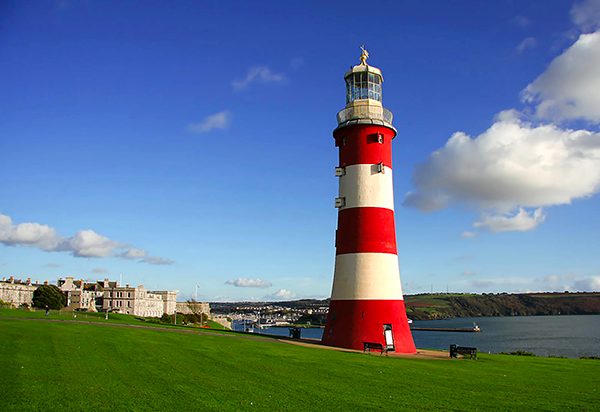
#> input picture opencv-grabcut/images/lighthouse.png, 600 x 412 px
$ python grabcut_mask.py
#> lines starting #> are read from the running program, lines starting #| are printed output that depends on the picture; after the words box and inside, x2 and y2 are one past the last pixel; in counts of white or black regions, pixels touching at a corner belong together
# USAGE
# python grabcut_mask.py

# import the necessary packages
import numpy as np
import argparse
import time
import cv2
import os

# construct the argument parser and parse the arguments
ap = argparse.ArgumentParser()
ap.add_argument("-i", "--image", type=str,
                default=os.path.sep.join(["images", "lighthouse.png"]),
                help="path to input image that we'll apply GrabCut to")
ap.add_argument("-mask", "--mask", type=str,
                default=os.path.sep.join(["images", "lighthouse_mask.png"]),
                help="path to input mask")
ap.add_argument("-c", "--iter", type=int, default=10,
                help="# of GrabCut iterations (larger value => slower runtime)")
args = vars(ap.parse_args())

# load the input image and associated mask from disk
image = cv2.imread(args["image"])
#> image is the input picture: shape (412, 600, 3); mean B, G, R 142.9, 120.1, 95.5
mask = cv2.imread(args["mask"], cv2.IMREAD_GRAYSCALE)
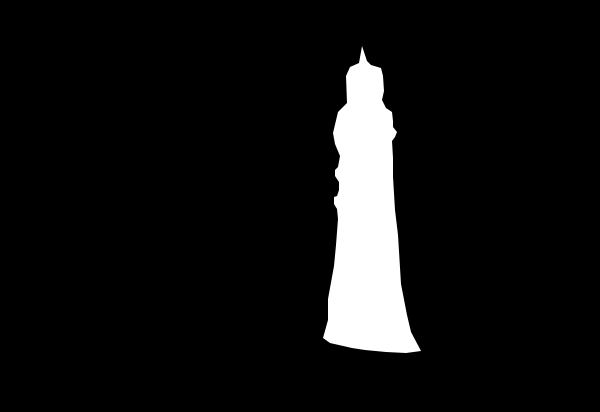
#> input picture opencv-grabcut/images/lighthouse_mask.png, 600 x 412 px
#> mask is the input picture: shape (412, 600); min 0, max 255, mean 18

# apply a bitwise mask to show what the rough, approximate mask would
# give us
roughOutput = cv2.bitwise_and(image, image, mask=mask)
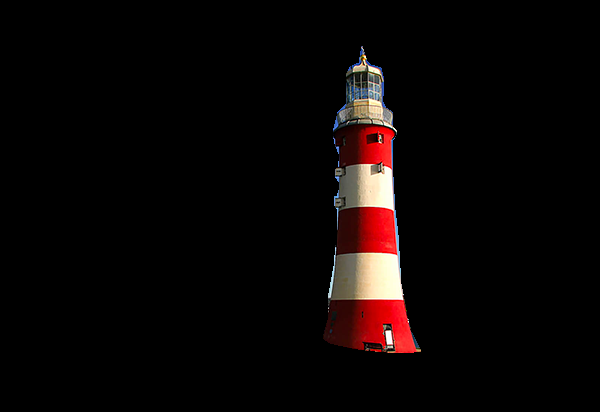
#> roughOutput: shape (412, 600, 3); mean B, G, R 5.6, 6.1, 10.9

# show the rough, approximated output
cv2.imshow("Rough Output", roughOutput)
cv2.waitKey(0)

# any mask values greater than zero should be set to probable
# foreground
mask[mask > 0] = cv2.GC_PR_FGD
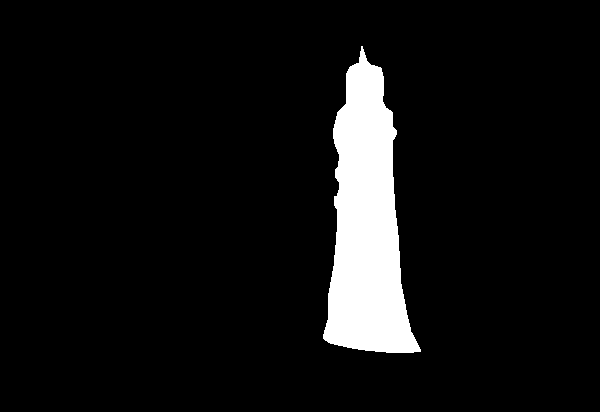
#> mask: shape (412, 600); values 0 (black) and 3 (white), 7.2% white; 1 white region, box (x1, y1, x2, y2) and area: (323, 46, 421, 353) 17777
mask[mask == 0] = cv2.GC_BGD

# allocate memory for two arrays that the GrabCut algorithm internally
# uses when segmenting the foreground from the background
fgModel = np.zeros((1, 65), dtype="float")
bgModel = np.zeros((1, 65), dtype="float")

# apply GrabCut using the the mask segmentation method
start = time.time()
(mask, bgModel, fgModel) = cv2.grabCut(image, mask, None, bgModel,
                                       fgModel, iterCount=args["iter"], mode=cv2.GC_INIT_WITH_MASK)
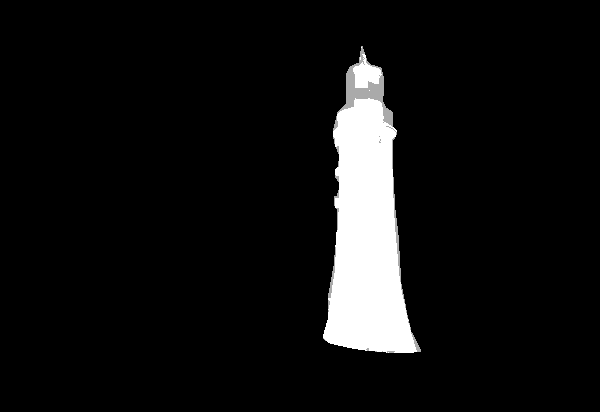
#> mask: shape (412, 600); 0.69% of pixels changed, all inside (x1, y1, x2, y2) = (323, 46, 421, 353); drawn with min black and max white
end = time.time()
print("[INFO] applying GrabCut took {:.2f} seconds".format(end - start))

# the output mask has for possible output values, marking each pixel
# in the mask as (1) definite background, (2) definite foreground,
# (3) probable background, and (4) probable foreground
values = (
    ("Definite Background", cv2.GC_BGD),
    ("Probable Background", cv2.GC_PR_BGD),
    ("Definite Foreground", cv2.GC_FGD),
    ("Probable Foreground", cv2.GC_PR_FGD),
)

# loop over the possible GrabCut mask values
for (name, value) in values:
    # construct a mask that for the current value
    print("[INFO] showing mask for '{}'".format(name))
    valueMask = (mask == value).astype("uint8") * 255

    # display the mask so we can visualize it
    cv2.imshow(name, valueMask)
    cv2.waitKey(0)
#> this loop made 4 passes
#> pass 2, `valueMask = (mask == value).astype("uint8") * 255`:
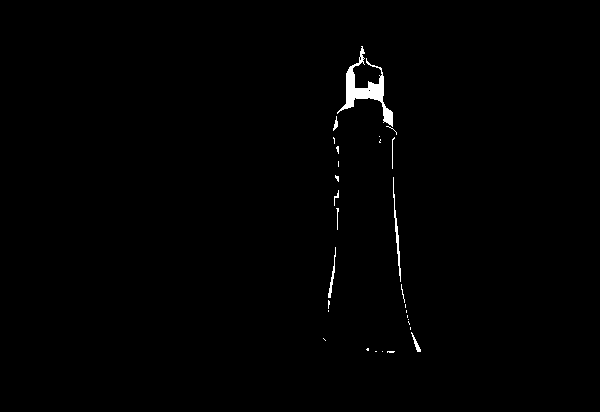
#> valueMask: shape (412, 600); 0.69% white; 29 white regions (20 under 20 px), largest, box (x1, y1, x2, y2) and area: (337, 46, 393, 127) 1096, (393, 177, 401, 282) 190, (328, 247, 336, 298) 102

# set all definite background and probable background pixels to 0
# while definite foreground and probable foreground pixels are set
# to 1, then scale teh mask from the range [0, 1] to [0, 255]
outputMask = np.where((mask == cv2.GC_BGD) | (mask == cv2.GC_PR_BGD), 0, 1)
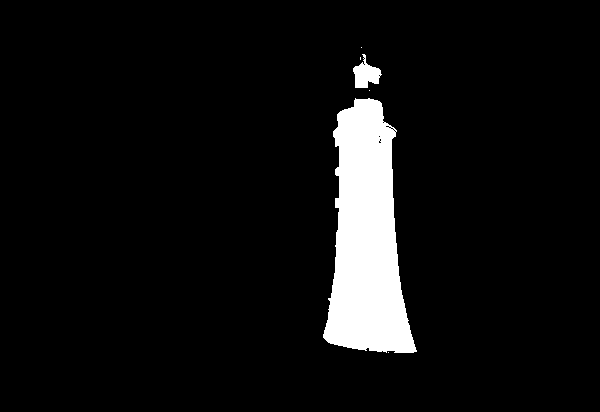
#> outputMask: shape (412, 600) int64; values 0 (black) and 1 (white), 6.5% white; 6 white regions (4 under 20 px), largest, box (x1, y1, x2, y2) and area: (323, 98, 417, 353) 15518, (353, 54, 382, 88) 535
outputMask = (outputMask * 255).astype("uint8")

# apply a bitwise AND to the image using our mask generated by
# GrabCut to generate our final output image
output = cv2.bitwise_and(image, image, mask=outputMask)

# show the input image followed by the mask and output generated by
# GrabCut and bitwise masking
cv2.imshow("Input", image)
cv2.imshow("GrabCut Mask", outputMask)
cv2.imshow("GrabCut Output", output)
cv2.waitKey(0)
